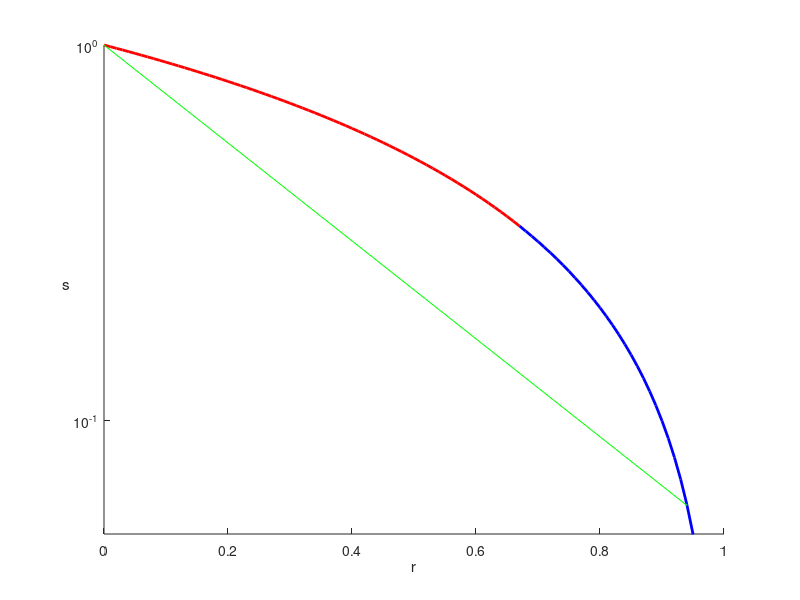

MATLAB code for this plot:
clear all; % close all;
R0=3;
r=1e-4:1e-2:1-1e-4;

% find the standard size of epidemics
r0=0; s0=1; y0=log(s0);
[rinf,yinf]=fzero(@(x)(log(1-x)+R0*x),[1/R0 1-1e-2]); 
sinf=1-rinf; 

% point of herd immunity
rstar=1-1/R0; sstar=1/R0;

figure(2); hold on; 
%orangered=[255 69 0]/255;
%darkorange=[255 140 0]/255;
%orange=[255 165 0]/255;

istar=find(r>=rstar,1);
plot(r(1:istar),1-r(1:istar),'r','LineWidth',2); % s+r=1 unstable boundary 
plot(r(istar:end),1-r(istar:end),'b','LineWidth',2); % s+r=1 stable boundary 

plot([r0 rinf],[s0 sinf],'g'); % evolution of si(e)r dynamics (i.e. both sir or seir) 

%plot(rstar,sstar,'ok')
%plot(rinf,sinf,'ok')

xlim([0 1]); ylim([0.05 1]);
xlabel('r'); ylabel('s'); set(get(gca,'ylabel'),'rotation',0)
set(gca, 'YScale', 'log')
